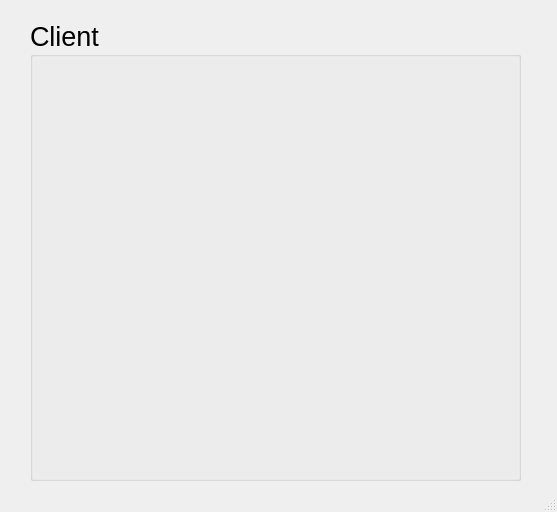
<?xml version="1.0" encoding="UTF-8"?>
<ui version="4.0">
 <class>MainWindow</class>
 <widget class="QMainWindow" name="MainWindow">
  <property name="geometry">
   <rect>
    <x>0</x>
    <y>0</y>
    <width>557</width>
    <height>512</height>
   </rect>
  </property>
  <property name="windowTitle">
   <string>MainWindow</string>
  </property>
  <widget class="QWidget" name="centralwidget">
   <widget class="QGroupBox" name="groupBox">
    <property name="geometry">
     <rect>
      <x>30</x>
      <y>20</y>
      <width>491</width>
      <height>461</height>
     </rect>
    </property>
    <property name="font">
     <font>
      <pointsize>20</pointsize>
     </font>
    </property>
    <property name="title">
     <string>Client</string>
    </property>
    <widget class="QLabel" name="label">
     <property name="geometry">
      <rect>
       <x>10</x>
       <y>22</y>
       <width>471</width>
       <height>411</height>
      </rect>
     </property>
     <property name="text">
      <string/>
     </property>
    </widget>
    <widget class="QLabel" name="label2">
     <property name="geometry">
      <rect>
       <x>16</x>
       <y>403</y>
       <width>461</width>
       <height>51</height>
      </rect>
     </property>
     <property name="text">
      <string/>
     </property>
    </widget>
   </widget>
  </widget>
  <widget class="QStatusBar" name="statusbar"/>
 </widget>
 <resources/>
 <connections/>
</ui>
